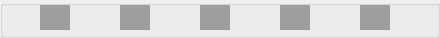
   <widget class="QGroupBox" name="board_6">
    <property name="geometry">
     <rect>
      <x>180</x>
      <y>456</y>
      <width>440</width>
      <height>38</height>
     </rect>
    </property>
    <property name="title">
     <string/>
    </property>
    <widget class="QLabel" name="color61">
     <property name="geometry">
      <rect>
       <x>40</x>
       <y>5</y>
       <width>30</width>
       <height>25</height>
      </rect>
     </property>
     <property name="styleSheet">
      <string notr="true">background-color: rgb(158, 158, 158);</string>
     </property>
     <property name="text">
      <string/>
     </property>
    </widget>
    <widget class="QLabel" name="color62">
     <property name="geometry">
      <rect>
       <x>120</x>
       <y>5</y>
       <width>30</width>
       <height>25</height>
      </rect>
     </property>
     <property name="styleSheet">
      <string notr="true">background-color: rgb(158, 158, 158);</string>
     </property>
     <property name="text">
      <string/>
     </property>
    </widget>
    <widget class="QLabel" name="color63">
     <property name="geometry">
      <rect>
       <x>200</x>
       <y>5</y>
       <width>30</width>
       <height>25</height>
      </rect>
     </property>
     <property name="styleSheet">
      <string notr="true">background-color: rgb(158, 158, 158);</string>
     </property>
     <property name="text">
      <string/>
     </property>
    </widget>
    <widget class="QLabel" name="color65">
     <property name="geometry">
      <rect>
       <x>360</x>
       <y>5</y>
       <width>30</width>
       <height>25</height>
      </rect>
     </property>
     <property name="styleSheet">
      <string notr="true">background-color: rgb(158, 158, 158);</string>
     </property>
     <property name="text">
      <string/>
     </property>
    </widget>
    <widget class="QLabel" name="color64">
     <property name="geometry">
      <rect>
       <x>280</x>
       <y>5</y>
       <width>30</width>
       <height>25</height>
      </rect>
     </property>
     <property name="styleSheet">
      <string notr="true">background-color: rgb(158, 158, 158);</string>
     </property>
     <property name="text">
      <string/>
     </property>
    </widget>
   </widget>
